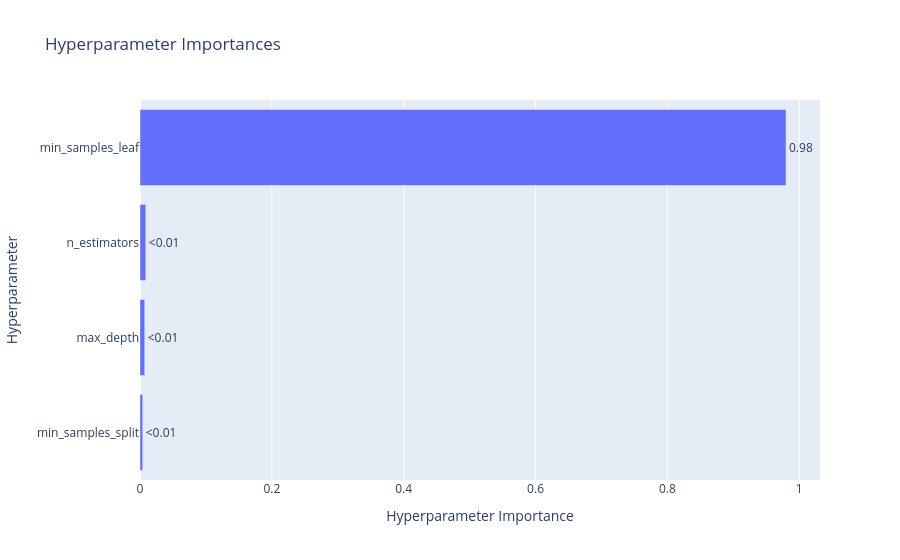

The code cell stored with this chart in its notebook:
### Code cell
optuna.visualization.plot_param_importances(study_rf_100)

### Figure 1 — Plotly figure (JSON) as saved in the notebook; plotly's stock layout.template omitted (floating-point values rounded to 4 significant figures)
{"data": [{"cliponaxis": false, "hovertemplate": ["min_samples_split (IntDistribution): 0.004177779829398121<extra></extra>", "max_depth (IntDistribution): 0.007174830267544082<extra></extra>", "n_estimators (IntDistribution): 0.008772911114408328<extra></extra>", "min_samples_leaf (IntDistribution): 0.9798744787886495<extra></extra>"], "name": "Objective Value", "orientation": "h", "text": ["<0.01", "<0.01", "<0.01", "0.98"], "textposition": "outside", "type": "bar", "x": [0.004178, 0.007175, 0.008773, 0.9799], "y": ["min_samples_split", "max_depth", "n_estimators", "min_samples_leaf"]}], "layout": {"title": {"text": "Hyperparameter Importances"}, "xaxis": {"title": {"text": "Hyperparameter Importance"}}, "yaxis": {"title": {"text": "Hyperparameter"}}}}
